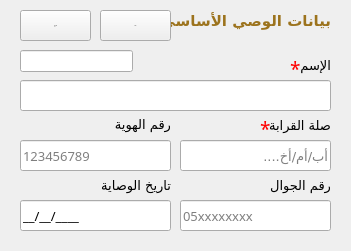
       <widget class="QWidget" name="widget_26" native="true">
        <property name="geometry">
         <rect>
          <x>370</x>
          <y>10</y>
          <width>351</width>
          <height>251</height>
         </rect>
        </property>
        <property name="class" stdset="0">
         <string>Card</string>
        </property>
        <widget class="QWidget" name="widget_27" native="true">
         <property name="geometry">
          <rect>
           <x>0</x>
           <y>0</y>
           <width>351</width>
           <height>41</height>
          </rect>
         </property>
         <property name="class" stdset="0">
          <string>bg-pink-gold box-top-radius</string>
         </property>
         <widget class="QLabel" name="label_78">
          <property name="geometry">
           <rect>
            <x>170</x>
            <y>0</y>
            <width>161</width>
            <height>41</height>
           </rect>
          </property>
          <property name="font">
           <font>
            <family>Cairo</family>
            <pointsize>11</pointsize>
            <bold>true</bold>
           </font>
          </property>
          <property name="styleSheet">
           <string notr="true">color: #9c731d;</string>
          </property>
          <property name="text">
           <string>بيانات الوصي الأساسي</string>
          </property>
         </widget>
        </widget>
        <widget class="QLineEdit" name="add_guardian_name">
         <property name="enabled">
          <bool>true</bool>
         </property>
         <property name="geometry">
          <rect>
           <x>20</x>
           <y>80</y>
           <width>311</width>
           <height>31</height>
          </rect>
         </property>
         <property name="font">
          <font>
           <family>Cairo</family>
           <pointsize>10</pointsize>
          </font>
         </property>
         <property name="readOnly">
          <bool>false</bool>
         </property>
        </widget>
        <widget class="QLabel" name="label_79">
         <property name="geometry">
          <rect>
           <x>270</x>
           <y>50</y>
           <width>61</width>
           <height>31</height>
          </rect>
         </property>
         <property name="font">
          <font>
           <family>Cairo</family>
           <pointsize>10</pointsize>
          </font>
         </property>
         <property name="text">
          <string>الإسم</string>
         </property>
        </widget>
        <widget class="QLabel" name="label_80">
         <property name="geometry">
          <rect>
           <x>100</x>
           <y>109</y>
           <width>71</width>
           <height>31</height>
          </rect>
         </property>
         <property name="font">
          <font>
           <family>Cairo</family>
           <pointsize>10</pointsize>
          </font>
         </property>
         <property name="text">
          <string>رقم الهوية</string>
         </property>
        </widget>
        <widget class="QLineEdit" name="add_guardian_id">
         <property name="enabled">
          <bool>true</bool>
         </property>
         <property name="geometry">
          <rect>
           <x>20</x>
           <y>140</y>
           <width>151</width>
           <height>31</height>
          </rect>
         </property>
         <property name="font">
          <font>
           <family>Cairo</family>
           <pointsize>10</pointsize>
          </font>
         </property>
         <property name="readOnly">
          <bool>false</bool>
         </property>
         <property name="placeholderText">
          <string>123456789</string>
         </property>
        </widget>
        <widget class="QLabel" name="label_81">
         <property name="geometry">
          <rect>
           <x>260</x>
           <y>110</y>
           <width>71</width>
           <height>31</height>
          </rect>
         </property>
         <property name="font">
          <font>
           <family>Cairo</family>
           <pointsize>10</pointsize>
          </font>
         </property>
         <property name="text">
          <string>صلة القرابة</string>
         </property>
        </widget>
        <widget class="QLabel" name="label_82">
         <property name="geometry">
          <rect>
           <x>100</x>
           <y>170</y>
           <width>71</width>
           <height>31</height>
          </rect>
         </property>
         <property name="font">
          <font>
           <family>Cairo</family>
           <pointsize>10</pointsize>
          </font>
         </property>
         <property name="text">
          <string>تاريخ الوصاية</string>
         </property>
        </widget>
        <widget class="QLineEdit" name="add_guardian_start_date">
         <property name="enabled">
          <bool>true</bool>
         </property>
         <property name="geometry">
          <rect>
           <x>20</x>
           <y>200</y>
           <width>151</width>
           <height>31</height>
          </rect>
         </property>
         <property name="font">
          <font>
           <family>Cairo</family>
           <pointsize>10</pointsize>
          </font>
         </property>
         <property name="inputMask">
          <string>99/99/9999;_</string>
         </property>
         <property name="readOnly">
          <bool>false</bool>
         </property>
         <property name="placeholderText">
          <string>01/01/2026</string>
         </property>
        </widget>
        <widget class="QPushButton" name="pushButton_15">
         <property name="geometry">
          <rect>
           <x>20</x>
           <y>10</y>
           <width>71</width>
           <height>31</height>
          </rect>
         </property>
         <property name="font">
          <font>
           <family>Cairo</family>
           <pointsize>-1</pointsize>
           <bold>true</bold>
          </font>
         </property>
         <property name="text">
          <string>افراغ</string>
         </property>
         <property name="icon">
          <iconset>
           <normaloff>../assets/icons/ic_fluent_text_clear_formatting_24_filled.svg</normaloff>../assets/icons/ic_fluent_text_clear_formatting_24_filled.svg</iconset>
         </property>
         <property name="class" stdset="0">
          <string>btn btn-gold border-b-r-0</string>
         </property>
        </widget>
        <widget class="QPushButton" name="btn_search_guardian">
         <property name="geometry">
          <rect>
           <x>100</x>
           <y>10</y>
           <width>71</width>
           <height>31</height>
          </rect>
         </property>
         <property name="font">
          <font>
           <family>Cairo</family>
           <pointsize>-1</pointsize>
           <bold>true</bold>
          </font>
         </property>
         <property name="toolTip">
          <string>بحث عن وصي مسجل مسبقاً</string>
         </property>
         <property name="text">
          <string>بحث</string>
         </property>
         <property name="icon">
          <iconset>
           <normaloff>../assets/icons/ic_fluent_search_24_filled_white.svg</normaloff>../assets/icons/ic_fluent_search_24_filled_white.svg</iconset>
         </property>
         <property name="class" stdset="0">
          <string>btn btn-gold border-b-r-0</string>
         </property>
        </widget>
        <widget class="QLineEdit" name="add_guardian_phone">
         <property name="enabled">
          <bool>true</bool>
         </property>
         <property name="geometry">
          <rect>
           <x>180</x>
           <y>200</y>
           <width>151</width>
           <height>31</height>
          </rect>
         </property>
         <property name="font">
          <font>
           <family>Cairo</family>
           <pointsize>10</pointsize>
          </font>
         </property>
         <property name="readOnly">
          <bool>false</bool>
         </property>
         <property name="placeholderText">
          <string>05xxxxxxxx</string>
         </property>
        </widget>
        <widget class="QLabel" name="label_83">
         <property name="geometry">
          <rect>
           <x>270</x>
           <y>170</y>
           <width>61</width>
           <height>31</height>
          </rect>
         </property>
         <property name="font">
          <font>
           <family>Cairo</family>
           <pointsize>10</pointsize>
          </font>
         </property>
         <property name="text">
          <string>رقم الجوال</string>
         </property>
        </widget>
        <widget class="QLineEdit" name="add_guardian_kinship">
         <property name="geometry">
          <rect>
           <x>180</x>
           <y>140</y>
           <width>151</width>
           <height>31</height>
          </rect>
         </property>
         <property name="font">
          <font>
           <family>Cairo</family>
           <pointsize>10</pointsize>
          </font>
         </property>
         <property name="placeholderText">
          <string>أب/أم/أخ....</string>
         </property>
        </widget>
        <widget class="QLineEdit" name="lineEdit_37">
         <property name="geometry">
          <rect>
           <x>20</x>
           <y>50</y>
           <width>113</width>
           <height>22</height>
          </rect>
         </property>
        </widget>
        <widget class="QLabel" name="label_173">
         <property name="geometry">
          <rect>
           <x>290</x>
           <y>60</y>
           <width>16</width>
           <height>16</height>
          </rect>
         </property>
         <property name="font">
          <font>
           <family>Cairo</family>
           <pointsize>14</pointsize>
          </font>
         </property>
         <property name="styleSheet">
          <string notr="true">color: red;</string>
         </property>
         <property name="text">
          <string>*</string>
         </property>
        </widget>
        <widget class="QLabel" name="label_174">
         <property name="geometry">
          <rect>
           <x>260</x>
           <y>120</y>
           <width>16</width>
           <height>16</height>
          </rect>
         </property>
         <property name="font">
          <font>
           <family>Cairo</family>
           <pointsize>14</pointsize>
          </font>
         </property>
         <property name="styleSheet">
          <string notr="true">color: red;</string>
         </property>
         <property name="text">
          <string>*</string>
         </property>
        </widget>
       </widget>
